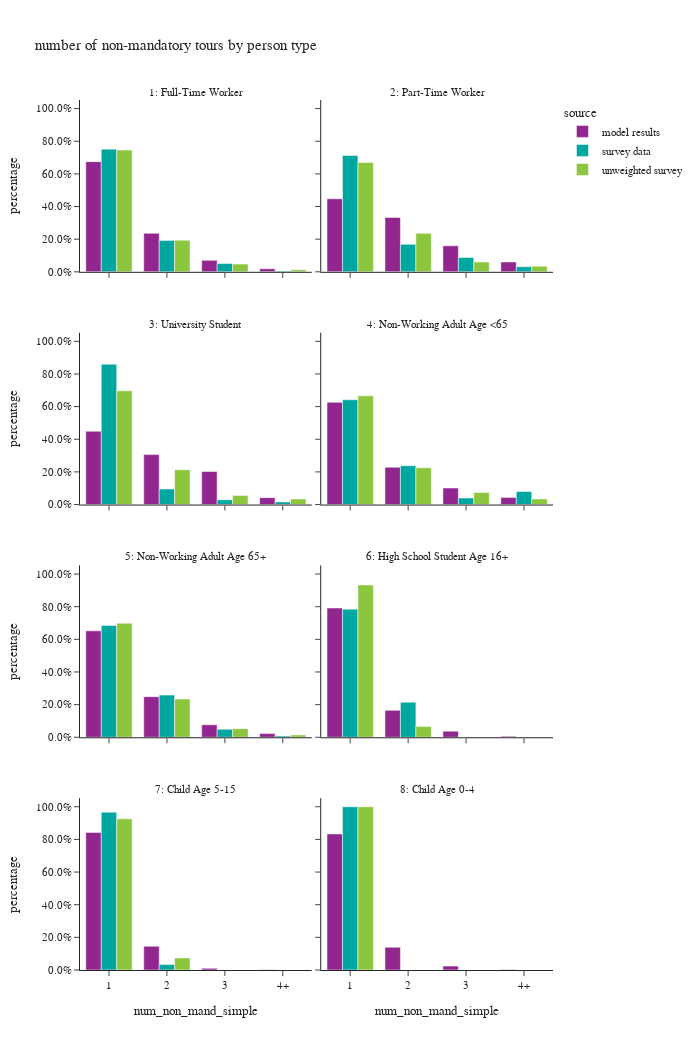

The notebook cell saved with this chart:
### Markdown cell above
- number of non-mandatory tours

### Code cell
# number of mandatory tours
df_plot = per_data.groupby(['source','ptype_label','num_non_mand_simple'])['person_weight'].sum().reset_index()

df_plot['percentage'] = df_plot.groupby(['source','ptype_label'], group_keys=False)['person_weight']. \
    apply(lambda x: x / float(x.sum()))

fig = px.bar(df_plot, x="num_non_mand_simple", y="percentage", color="source",barmode="group",
             facet_col="ptype_label",facet_col_wrap=2,
             title="number of non-mandatory tours by person type")
fig.for_each_annotation(lambda a: a.update(text=a.text.split("=")[-1]))
fig.update_layout(height=1050, width=700)
fig.update_yaxes(tickformat=".1%")
fig.show()

### Figure 1 — Plotly figure (JSON) as saved in the notebook; plotly's stock layout.template omitted (floating-point values rounded to 4 significant figures)
{"data": [{"alignmentgroup": "True", "hovertemplate": "source=model results<br>ptype_label=1: Full-Time Worker<br>num_non_mand_simple=%{x}<br>percentage=%{y}<extra></extra>", "legendgroup": "model results", "marker": {"color": "#91268F", "pattern": {"shape": ""}}, "name": "model results", "offsetgroup": "model results", "orientation": "v", "showlegend": true, "textposition": "auto", "type": "bar", "x": ["1", "2", "3", "4+"], "xaxis": "x7", "y": [0.6749, 0.2359, 0.07018, 0.01901], "yaxis": "y7"}, {"alignmentgroup": "True", "hovertemplate": "source=model results<br>ptype_label=2: Part-Time Worker<br>num_non_mand_simple=%{x}<br>percentage=%{y}<extra></extra>", "legendgroup": "model results", "marker": {"color": "#91268F", "pattern": {"shape": ""}}, "name": "model results", "offsetgroup": "model results", "orientation": "v", "showlegend": false, "textposition": "auto", "type": "bar", "x": ["1", "2", "3", "4+"], "xaxis": "x8", "y": [0.4472, 0.3332, 0.1592, 0.06037], "yaxis": "y8"}, {"alignmentgroup": "True", "hovertemplate": "source=model results<br>ptype_label=3: University Student<br>num_non_mand_simple=%{x}<br>percentage=%{y}<extra></extra>", "legendgroup": "model results", "marker": {"color": "#91268F", "pattern": {"shape": ""}}, "name": "model results", "offsetgroup": "model results", "orientation": "v", "showlegend": false, "textposition": "auto", "type": "bar", "x": ["1", "2", "3", "4+"], "xaxis": "x5", "y": [0.4491, 0.3059, 0.2028, 0.04217], "yaxis": "y5"}, {"alignmentgroup": "True", "hovertemplate": "source=model results<br>ptype_label=4: Non-Working Adult Age <65<br>num_non_mand_simple=%{x}<br>percentage=%{y}<extra></extra>", "legendgroup": "model results", "marker": {"color": "#91268F", "pattern": {"shape": ""}}, "name": "model results", "offsetgroup": "model results", "orientation": "v", "showlegend": false, "textposition": "auto", "type": "bar", "x": ["1", "2", "3", "4+"], "xaxis": "x6", "y": [0.6264, 0.2287, 0.1012, 0.04375], "yaxis": "y6"}, {"alignmentgroup": "True", "hovertemplate": "source=model results<br>ptype_label=5: Non-Working Adult Age 65+<br>num_non_mand_simple=%{x}<br>percentage=%{y}<extra></extra>", "legendgroup": "model results", "marker": {"color": "#91268F", "pattern": {"shape": ""}}, "name": "model results", "offsetgroup": "model results", "orientation": "v", "showlegend": false, "textposition": "auto", "type": "bar", "x": ["1", "2", "3", "4+"], "xaxis": "x3", "y": [0.6521, 0.2487, 0.0765, 0.02278], "yaxis": "y3"}, {"alignmentgroup": "True", "hovertemplate": "source=model results<br>ptype_label=6: High School Student Age 16+<br>num_non_mand_simple=%{x}<br>percentage=%{y}<extra></extra>", "legendgroup": "model results", "marker": {"color": "#91268F", "pattern": {"shape": ""}}, "name": "model results", "offsetgroup": "model results", "orientation": "v", "showlegend": false, "textposition": "auto", "type": "bar", "x": ["1", "2", "3", "4+"], "xaxis": "x4", "y": [0.7916, 0.1652, 0.03732, 0.005931], "yaxis": "y4"}, {"alignmentgroup": "True", "hovertemplate": "source=model results<br>ptype_label=7: Child Age 5-15<br>num_non_mand_simple=%{x}<br>percentage=%{y}<extra></extra>", "legendgroup": "model results", "marker": {"color": "#91268F", "pattern": {"shape": ""}}, "name": "model results", "offsetgroup": "model results", "orientation": "v", "showlegend": false, "textposition": "auto", "type": "bar", "x": ["1", "2", "3", "4+"], "xaxis": "x", "y": [0.843, 0.1457, 0.01019, 0.001053], "yaxis": "y"}, {"alignmentgroup": "True", "hovertemplate": "source=model results<br>ptype_label=8: Child Age 0-4<br>num_non_mand_simple=%{x}<br>percentage=%{y}<extra></extra>", "legendgroup": "model results", "marker": {"color": "#91268F", "pattern": {"shape": ""}}, "name": "model results", "offsetgroup": "model results", "orientation": "v", "showlegend": false, "textposition": "auto", "type": "bar", "x": ["1", "2", "3", "4+"], "xaxis": "x2", "y": [0.8338, 0.1393, 0.02396, 0.003004], "yaxis": "y2"}, {"alignmentgroup": "True", "hovertemplate": "source=survey data<br>ptype_label=1: Full-Time Worker<br>num_non_mand_simple=%{x}<br>percentage=%{y}<extra></extra>", "legendgroup": "survey data", "marker": {"color": "#00A7A0", "pattern": {"shape": ""}}, "name": "survey data", "offsetgroup": "survey data", "orientation": "v", "showlegend": true, "textposition": "auto", "type": "bar", "x": ["1", "2", "3", "4+"], "xaxis": "x7", "y": [0.7513, 0.1926, 0.05083, 0.0052], "yaxis": "y7"}, {"alignmentgroup": "True", "hovertemplate": "source=survey data<br>ptype_label=2: Part-Time Worker<br>num_non_mand_simple=%{x}<br>percentage=%{y}<extra></extra>", "legendgroup": "survey data", "marker": {"color": "#00A7A0", "pattern": {"shape": ""}}, "name": "survey data", "offsetgroup": "survey data", "orientation": "v", "showlegend": false, "textposition": "auto", "type": "bar", "x": ["1", "2", "3", "4+"], "xaxis": "x8", "y": [0.713, 0.1682, 0.08739, 0.03137], "yaxis": "y8"}, {"alignmentgroup": "True", "hovertemplate": "source=survey data<br>ptype_label=3: University Student<br>num_non_mand_simple=%{x}<br>percentage=%{y}<extra></extra>", "legendgroup": "survey data", "marker": {"color": "#00A7A0", "pattern": {"shape": ""}}, "name": "survey data", "offsetgroup": "survey data", "orientation": "v", "showlegend": false, "textposition": "auto", "type": "bar", "x": ["1", "2", "3", "4+"], "xaxis": "x5", "y": [0.8595, 0.09517, 0.02941, 0.01593], "yaxis": "y5"}, {"alignmentgroup": "True", "hovertemplate": "source=survey data<br>ptype_label=4: Non-Working Adult Age <65<br>num_non_mand_simple=%{x}<br>percentage=%{y}<extra></extra>", "legendgroup": "survey data", "marker": {"color": "#00A7A0", "pattern": {"shape": ""}}, "name": "survey data", "offsetgroup": "survey data", "orientation": "v", "showlegend": false, "textposition": "auto", "type": "bar", "x": ["1", "2", "3", "4+"], "xaxis": "x6", "y": [0.6419, 0.2382, 0.0402, 0.07974], "yaxis": "y6"}, {"alignmentgroup": "True", "hovertemplate": "source=survey data<br>ptype_label=5: Non-Working Adult Age 65+<br>num_non_mand_simple=%{x}<br>percentage=%{y}<extra></extra>", "legendgroup": "survey data", "marker": {"color": "#00A7A0", "pattern": {"shape": ""}}, "name": "survey data", "offsetgroup": "survey data", "orientation": "v", "showlegend": false, "textposition": "auto", "type": "bar", "x": ["1", "2", "3", "4+"], "xaxis": "x3", "y": [0.6851, 0.2584, 0.04916, 0.007376], "yaxis": "y3"}, {"alignmentgroup": "True", "hovertemplate": "source=survey data<br>ptype_label=6: High School Student Age 16+<br>num_non_mand_simple=%{x}<br>percentage=%{y}<extra></extra>", "legendgroup": "survey data", "marker": {"color": "#00A7A0", "pattern": {"shape": ""}}, "name": "survey data", "offsetgroup": "survey data", "orientation": "v", "showlegend": false, "textposition": "auto", "type": "bar", "x": ["1", "2"], "xaxis": "x4", "y": [0.785, 0.215], "yaxis": "y4"}, {"alignmentgroup": "True", "hovertemplate": "source=survey data<br>ptype_label=7: Child Age 5-15<br>num_non_mand_simple=%{x}<br>percentage=%{y}<extra></extra>", "legendgroup": "survey data", "marker": {"color": "#00A7A0", "pattern": {"shape": ""}}, "name": "survey data", "offsetgroup": "survey data", "orientation": "v", "showlegend": false, "textposition": "auto", "type": "bar", "x": ["1", "2"], "xaxis": "x", "y": [0.9667, 0.03329], "yaxis": "y"}, {"alignmentgroup": "True", "hovertemplate": "source=survey data<br>ptype_label=8: Child Age 0-4<br>num_non_mand_simple=%{x}<br>percentage=%{y}<extra></extra>", "legendgroup": "survey data", "marker": {"color": "#00A7A0", "pattern": {"shape": ""}}, "name": "survey data", "offsetgroup": "survey data", "orientation": "v", "showlegend": false, "textposition": "auto", "type": "bar", "x": ["1"], "xaxis": "x2", "y": [1.0], "yaxis": "y2"}, {"alignmentgroup": "True", "hovertemplate": "source=unweighted survey<br>ptype_label=1: Full-Time Worker<br>num_non_mand_simple=%{x}<br>percentage=%{y}<extra></extra>", "legendgroup": "unweighted survey", "marker": {"color": "#8CC63E", "pattern": {"shape": ""}}, "name": "unweighted survey", "offsetgroup": "unweighted survey", "orientation": "v", "showlegend": true, "textposition": "auto", "type": "bar", "x": ["1", "2", "3", "4+"], "xaxis": "x7", "y": [0.7461, 0.1941, 0.04722, 0.01259], "yaxis": "y7"}, {"alignmentgroup": "True", "hovertemplate": "source=unweighted survey<br>ptype_label=2: Part-Time Worker<br>num_non_mand_simple=%{x}<br>percentage=%{y}<extra></extra>", "legendgroup": "unweighted survey", "marker": {"color": "#8CC63E", "pattern": {"shape": ""}}, "name": "unweighted survey", "offsetgroup": "unweighted survey", "orientation": "v", "showlegend": false, "textposition": "auto", "type": "bar", "x": ["1", "2", "3", "4+"], "xaxis": "x8", "y": [0.6695, 0.2356, 0.06034, 0.03448], "yaxis": "y8"}, {"alignmentgroup": "True", "hovertemplate": "source=unweighted survey<br>ptype_label=3: University Student<br>num_non_mand_simple=%{x}<br>percentage=%{y}<extra></extra>", "legendgroup": "unweighted survey", "marker": {"color": "#8CC63E", "pattern": {"shape": ""}}, "name": "unweighted survey", "offsetgroup": "unweighted survey", "orientation": "v", "showlegend": false, "textposition": "auto", "type": "bar", "x": ["1", "2", "3", "4+"], "xaxis": "x5", "y": [0.6966, 0.2135, 0.05618, 0.03371], "yaxis": "y5"}, {"alignmentgroup": "True", "hovertemplate": "source=unweighted survey<br>ptype_label=4: Non-Working Adult Age <65<br>num_non_mand_simple=%{x}<br>percentage=%{y}<extra></extra>", "legendgroup": "unweighted survey", "marker": {"color": "#8CC63E", "pattern": {"shape": ""}}, "name": "unweighted survey", "offsetgroup": "unweighted survey", "orientation": "v", "showlegend": false, "textposition": "auto", "type": "bar", "x": ["1", "2", "3", "4+"], "xaxis": "x6", "y": [0.6659, 0.2257, 0.07449, 0.03386], "yaxis": "y6"}, {"alignmentgroup": "True", "hovertemplate": "source=unweighted survey<br>ptype_label=5: Non-Working Adult Age 65+<br>num_non_mand_simple=%{x}<br>percentage=%{y}<extra></extra>", "legendgroup": "unweighted survey", "marker": {"color": "#8CC63E", "pattern": {"shape": ""}}, "name": "unweighted survey", "offsetgroup": "unweighted survey", "orientation": "v", "showlegend": false, "textposition": "auto", "type": "bar", "x": ["1", "2", "3", "4+"], "xaxis": "x3", "y": [0.6987, 0.2341, 0.05263, 0.01452], "yaxis": "y3"}, {"alignmentgroup": "True", "hovertemplate": "source=unweighted survey<br>ptype_label=6: High School Student Age 16+<br>num_non_mand_simple=%{x}<br>percentage=%{y}<extra></extra>", "legendgroup": "unweighted survey", "marker": {"color": "#8CC63E", "pattern": {"shape": ""}}, "name": "unweighted survey", "offsetgroup": "unweighted survey", "orientation": "v", "showlegend": false, "textposition": "auto", "type": "bar", "x": ["1", "2"], "xaxis": "x4", "y": [0.9333, 0.06667], "yaxis": "y4"}, {"alignmentgroup": "True", "hovertemplate": "source=unweighted survey<br>ptype_label=7: Child Age 5-15<br>num_non_mand_simple=%{x}<br>percentage=%{y}<extra></extra>", "legendgroup": "unweighted survey", "marker": {"color": "#8CC63E", "pattern": {"shape": ""}}, "name": "unweighted survey", "offsetgroup": "unweighted survey", "orientation": "v", "showlegend": false, "textposition": "auto", "type": "bar", "x": ["1", "2"], "xaxis": "x", "y": [0.9259, 0.07407], "yaxis": "y"}, {"alignmentgroup": "True", "hovertemplate": "source=unweighted survey<br>ptype_label=8: Child Age 0-4<br>num_non_mand_simple=%{x}<br>percentage=%{y}<extra></extra>", "legendgroup": "unweighted survey", "marker": {"color": "#8CC63E", "pattern": {"shape": ""}}, "name": "unweighted survey", "offsetgroup": "unweighted survey", "orientation": "v", "showlegend": false, "textposition": "auto", "type": "bar", "x": ["1"], "xaxis": "x2", "y": [1.0], "yaxis": "y2"}], "layout": {"annotations": [{"font": {}, "showarrow": false, "text": "7: Child Age 5-15", "x": 0.245, "xanchor": "center", "xref": "paper", "y": 0.1975, "yanchor": "bottom", "yref": "paper"}, {"font": {}, "showarrow": false, "text": "8: Child Age 0-4", "x": 0.755, "xanchor": "center", "xref": "paper", "y": 0.1975, "yanchor": "bottom", "yref": "paper"}, {"font": {}, "showarrow": false, "text": "5: Non-Working Adult Age 65+", "x": 0.245, "xanchor": "center", "xref": "paper", "y": 0.465, "yanchor": "bottom", "yref": "paper"}, {"font": {}, "showarrow": false, "text": "6: High School Student Age 16+", "x": 0.755, "xanchor": "center", "xref": "paper", "y": 0.465, "yanchor": "bottom", "yref": "paper"}, {"font": {}, "showarrow": false, "text": "3: University Student", "x": 0.245, "xanchor": "center", "xref": "paper", "y": 0.7325, "yanchor": "bottom", "yref": "paper"}, {"font": {}, "showarrow": false, "text": "4: Non-Working Adult Age <65", "x": 0.755, "xanchor": "center", "xref": "paper", "y": 0.7325, "yanchor": "bottom", "yref": "paper"}, {"font": {}, "showarrow": false, "text": "1: Full-Time Worker", "x": 0.245, "xanchor": "center", "xref": "paper", "y": 1.0, "yanchor": "bottom", "yref": "paper"}, {"font": {}, "showarrow": false, "text": "2: Part-Time Worker", "x": 0.755, "xanchor": "center", "xref": "paper", "y": 1.0, "yanchor": "bottom", "yref": "paper"}], "barmode": "group", "height": 1050, "legend": {"title": {"text": "source"}, "tracegroupgap": 0}, "title": {"text": "number of non-mandatory tours by person type"}, "width": 700, "xaxis": {"anchor": "y", "domain": [0.0, 0.49], "title": {"text": "num_non_mand_simple"}}, "xaxis2": {"anchor": "y2", "domain": [0.51, 1.0], "matches": "x", "title": {"text": "num_non_mand_simple"}}, "xaxis3": {"anchor": "y3", "domain": [0.0, 0.49], "matches": "x", "showticklabels": false}, "xaxis4": {"anchor": "y4", "domain": [0.51, 1.0], "matches": "x", "showticklabels": false}, "xaxis5": {"anchor": "y5", "domain": [0.0, 0.49], "matches": "x", "showticklabels": false}, "xaxis6": {"anchor": "y6", "domain": [0.51, 1.0], "matches": "x", "showticklabels": false}, "xaxis7": {"anchor": "y7", "domain": [0.0, 0.49], "matches": "x", "showticklabels": false}, "xaxis8": {"anchor": "y8", "domain": [0.51, 1.0], "matches": "x", "showticklabels": false}, "yaxis": {"anchor": "x", "domain": [0.0, 0.1975], "tickformat": ".1%", "title": {"text": "percentage"}}, "yaxis2": {"anchor": "x2", "domain": [0.0, 0.1975], "matches": "y", "showticklabels": false, "tickformat": ".1%"}, "yaxis3": {"anchor": "x3", "domain": [0.2675, 0.465], "matches": "y", "tickformat": ".1%", "title": {"text": "percentage"}}, "yaxis4": {"anchor": "x4", "domain": [0.2675, 0.465], "matches": "y", "showticklabels": false, "tickformat": ".1%"}, "yaxis5": {"anchor": "x5", "domain": [0.535, 0.7325], "matches": "y", "tickformat": ".1%", "title": {"text": "percentage"}}, "yaxis6": {"anchor": "x6", "domain": [0.535, 0.7325], "matches": "y", "showticklabels": false, "tickformat": ".1%"}, "yaxis7": {"anchor": "x7", "domain": [0.8025, 1.0], "matches": "y", "tickformat": ".1%", "title": {"text": "percentage"}}, "yaxis8": {"anchor": "x8", "domain": [0.8025, 1.0], "matches": "y", "showticklabels": false, "tickformat": ".1%"}}}
